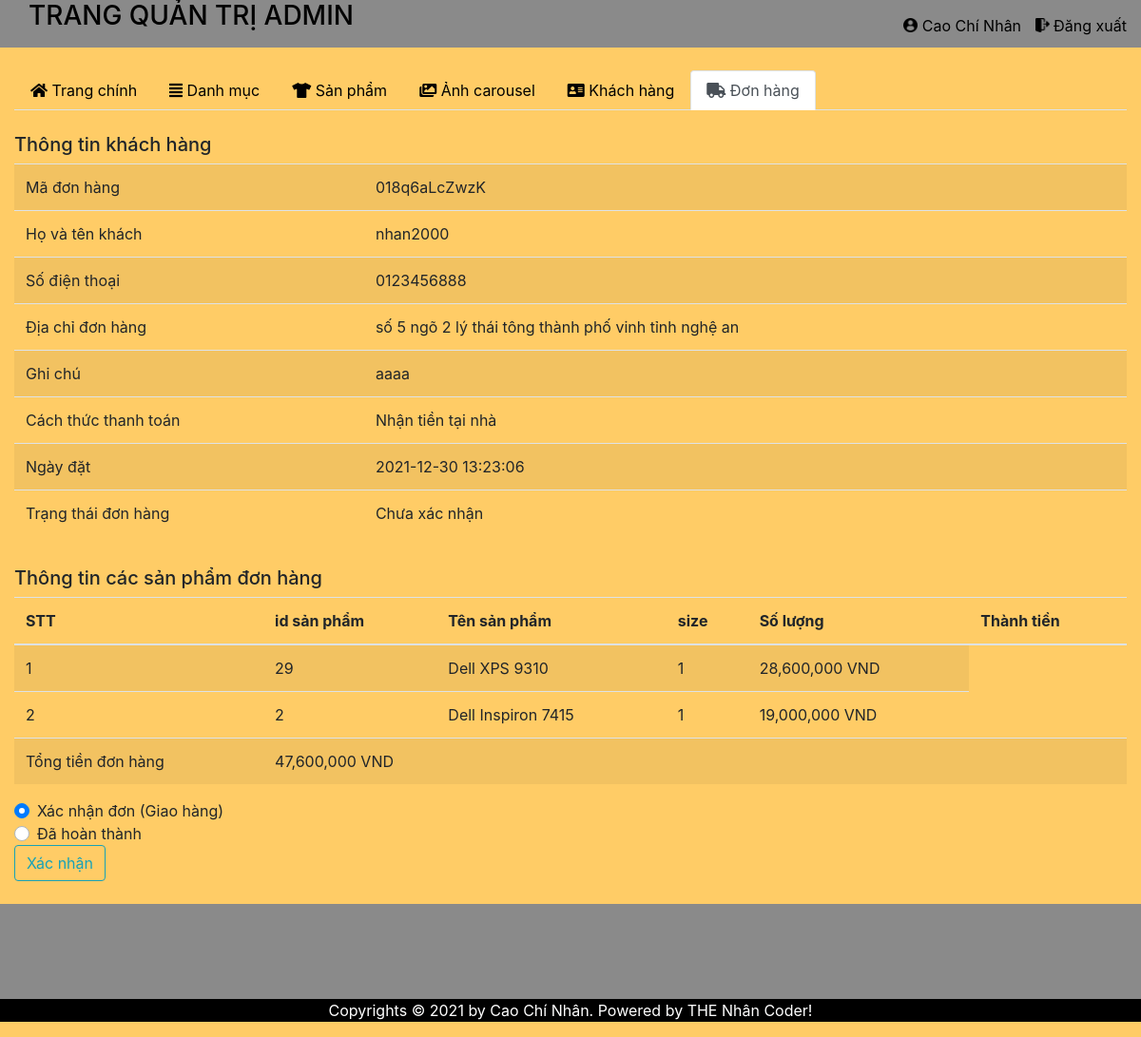
/admin/xuly.php?ma_donhang=018q6aLcZwzK (signed in), run on the app's committed database.
### tables this page shows
CREATE TABLE `diachi_donhang` (
  `id` int(11) NOT NULL,
  `ma_donhang` varchar(100) NOT NULL,
  `id_user` int(11) NOT NULL,
  `phone` varchar(11) NOT NULL,
  `diachi` text NOT NULL,
  `ghichu` text NOT NULL,
  `thanhtoan` int(11) NOT NULL,
  `ngay_dat` timestamp NOT NULL DEFAULT current_timestamp() ON UPDATE current_timestamp(),
  `trang_thai` int(11) NOT NULL,
  `name` varchar(255) NOT NULL,
  `email` varchar(255) NOT NULL
);

CREATE TABLE `donhang` (
  `id` int(11) NOT NULL,
  `ma_donhang` varchar(255) NOT NULL,
  `id_product` int(11) NOT NULL,
  `id_user` int(11) NOT NULL,
  `soluong` int(11) NOT NULL,
  `gia_sanpham` float NOT NULL,
  `ngay_dat` timestamp NOT NULL DEFAULT current_timestamp() ON UPDATE current_timestamp(),
  `trang_thai` int(11) NOT NULL,
  `email` varchar(255) NOT NULL,
  `phone` varchar(11) NOT NULL
);

CREATE TABLE `product` (
  `id_product` int(11) NOT NULL,
  `id_danh_muc` int(11) NOT NULL,
  `ten_sanpham` varchar(100) NOT NULL,
  `anh_sanpham` varchar(255) NOT NULL,
  `soluong` int(11) NOT NULL,
  `gia_sanpham` float NOT NULL,
  `gia_khuyenmai` float DEFAULT NULL,
  `chitiet` text NOT NULL
);

### admin/xuly.php (the view, shortened to what this page needs)
<?php
include 'header.php';
if (isset($_GET['ma_donhang'])) {
    $ma_donhang = $_GET['ma_donhang'];
    $cac_don_hang1 = mysqli_query($conn, "SELECT *  FROM diachi_donhang WHERE ma_donhang = '$ma_donhang' ORDER BY trang_thai ASC ");
    $cac_don_hang = mysqli_fetch_assoc($cac_don_hang1);
    $don_hang = mysqli_query($conn, "SELECT donhang.*,product.ten_sanpham AS 'ten_sanpham' FROM donhang INNER JOIN product ON donhang.id_product = product.id_product
WHERE ma_donhang ='$ma_donhang' ");
}
?>
<ul class="nav nav-tabs">
    <li class="nav-item">
        <a class="nav-link " href="index.php"><i class="fas fa-home"></i> Trang chính</a>
    </li>
    </li>  <li class="nav-item">
    <a class="nav-link " href="category.php"><i class="fas fa-align-justify"></i> Danh mục</a>
  </li>
    <li class="nav-item">
        <a class="nav-link " href="product.php"><i class="fas fa-tshirt"></i> Sản phẩm</a>
    </li>
    <li class="nav-item">
        <a class="nav-link" href="carousel.php"><i class="fas fa-images"></i> Ảnh carousel</a>
    </li>
    <li class="nav-item">
        <a class="nav-link " href="users.php"><i class="fas fa-address-card"></i> Khách hàng</a>
    </li>
    <li class="nav-item">
        <a class="nav-link active" href="donhang.php"><i class="fas fa-truck"></i> Đơn hàng</a>
    </li>
</ul>
<br>
<h5>Thông tin khách hàng <span class="badge badge-secondary badge-pill"></span></h5>
<table class="table table-striped">
    <tbody>
        <tr>
            <td>Mã đơn hàng </td>
            <td><?php echo $cac_don_hang['ma_donhang'] ?></td>
        </tr>
            <tr>
                <td>Họ và tên khách</td>
                <td><?php echo $cac_don_hang['name'] ?></td>
            </tr>
            <tr>
                <td>Số điện thoại</td>
                <td><?php echo $cac_don_hang['phone'] ?></td>
            </tr>
            <tr>
                <td>Địa chỉ đơn hàng</td>
                <td><?php echo $cac_don_hang['diachi'] ?></td>
            </tr>
            <tr>
                <td>Ghi chú</td>
                <td><?php echo $cac_don_hang['ghichu'] ?></td>
            </tr>
            <tr>
                <td>Cách thức thanh toán</td>
                <td><?php if ($cac_don_hang['thanhtoan'] == 0) {
                    echo ' Nhận tiền tại nhà ';
                } else {
                    echo ' Chuyển khoản qua thẻ (Chưa có =[[)';
                }
                ?></td>
        </tr>
           <tr>
               <td>Ngày đặt</td>
               <td><?php echo $cac_don_hang['ngay_dat'] ?></td>
           </tr>
           <tr>
               <td>Trạng thái đơn hàng</td>
               <td>           <?php if ($cac_don_hang['trang_thai'] == 0) { ?>
                        <p>Chưa xác nhận</p>
                    <?php  } elseif ($cac_don_hang['trang_thai'] == 1) { ?>
                        <p>Đang giao hàng</p>
                    <?php  } else { ?>
                        <p>Đã hoàn thành</p>
                    <?php  }  ?></td>
           </tr>
    </tbody>
</table>
<h5>Thông tin các sản phẩm đơn hàng</h5>
<table class="table table-striped">
    <thead>
        <tr>
            <th>STT</th>
            <th>id sản phẩm</th>
            <th>Tên sản phẩm</th>
            <th>size</th>
            <th>Số lượng</th>
            <th>Thành tiền</th>
        </tr>
    </thead>
    <tbody>
        <?php $total = 0;
         foreach ($don_hang as $i => $giatri) { ?>
            <tr>
                <td><?php echo $i + 1 ?></td>
                <td><?php echo $giatri['id_product'] ?></td>
                <td><?php echo $giatri['ten_sanpham'] ?></td>
                <td><?php echo $giatri['soluong'] ?></td>
                <td><?php echo number_format($giasanpham = $giatri['gia_sanpham'] * $giatri['soluong']) ?> VND</td>
            <?php $total += $giasanpham; } ?>
            </tr>
            <tr>
                <td>Tổng tiền đơn hàng</td>
                <td colspan="5"><?php echo number_format($total)?> VND</td>
            </tr>
    </tbody>
</table>
<?php if($cac_don_hang['trang_thai'] == 2) { ?>
    <a href="donhang.php" class="btn btn-outline-success">Đơn đã hoàn thành</a>
    <br>
    <?php  } elseif($cac_don_hang['trang_thai'] == 0) { ?>
<div class="container-fluid">
    <div class="row">
        <form action="" method="POST">
            <div class="custom-control custom-radio">
                <label class="custom-control-label" for="credit">Xác nhận đơn (Giao hàng) </label>
            </div>
            <div class="custom-control custom-radio">
                <label class="custom-control-label" for="debit">Đã hoàn thành </label>
            </div>
            <input type="submit" name="submit" value="Xác nhận" class="btn btn-outline-info">
    </div>
</div>
    <?php  } ?>
<?php
include 'footer.php';
?>

### css/style-admin.css (style rules this page uses)
* { margin: 0; padding: 0; }
body { background-color:rgb(255, 204, 102); }
a { color: black; }

### data on the page
diachi_donhang: ma_donhang "018q6aLcZwzK", name "nhan2000", phone "0123456888", diachi "số 5 ngõ 2 lý thái tông thành phố vinh tỉnh nghệ an", ghichu "aaaa", ngay_dat "2021-12-30 13:23:06"
donhang: id_product "29", id_product.ten_sanpham "Dell XPS 9310", soluong "1", $giasanpham = $giatri['gia_sanpham'] * $giatri['soluong'] "28,600,000"
donhang: id_product "2", id_product.ten_sanpham "Dell Inspiron 7415", soluong "1", $giasanpham = $giatri['gia_sanpham'] * $giatri['soluong'] "19,000,000"

### other printed values
$admin['name'] "Cao Chí Nhân"
$total "47,600,000"
